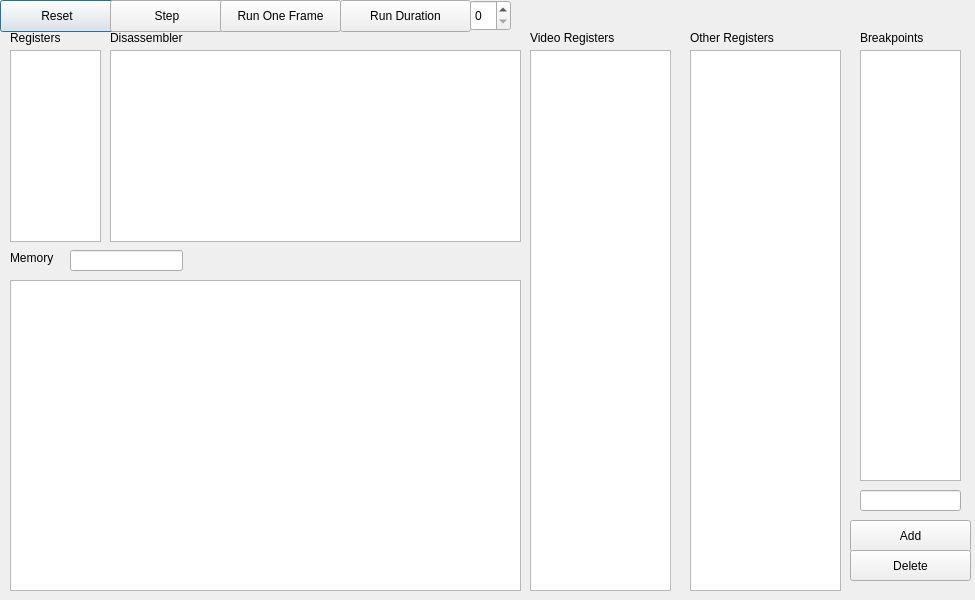
<?xml version="1.0" encoding="UTF-8"?>
<ui version="4.0">
 <class>DebuggerWindow</class>
 <widget class="QDialog" name="DebuggerWindow">
  <property name="geometry">
   <rect>
    <x>0</x>
    <y>0</y>
    <width>975</width>
    <height>600</height>
   </rect>
  </property>
  <property name="minimumSize">
   <size>
    <width>975</width>
    <height>600</height>
   </size>
  </property>
  <property name="maximumSize">
   <size>
    <width>975</width>
    <height>600</height>
   </size>
  </property>
  <property name="windowTitle">
   <string>Debugger</string>
  </property>
  <widget class="QPushButton" name="resetButton">
   <property name="geometry">
    <rect>
     <x>0</x>
     <y>0</y>
     <width>114</width>
     <height>32</height>
    </rect>
   </property>
   <property name="text">
    <string>Reset</string>
   </property>
  </widget>
  <widget class="QPushButton" name="stepButton">
   <property name="geometry">
    <rect>
     <x>110</x>
     <y>0</y>
     <width>114</width>
     <height>32</height>
    </rect>
   </property>
   <property name="text">
    <string>Step</string>
   </property>
  </widget>
  <widget class="QPushButton" name="runOneFrameButton">
   <property name="geometry">
    <rect>
     <x>220</x>
     <y>0</y>
     <width>121</width>
     <height>32</height>
    </rect>
   </property>
   <property name="text">
    <string>Run One Frame</string>
   </property>
  </widget>
  <widget class="QPushButton" name="runDurationButton">
   <property name="geometry">
    <rect>
     <x>340</x>
     <y>0</y>
     <width>131</width>
     <height>32</height>
    </rect>
   </property>
   <property name="text">
    <string>Run Duration</string>
   </property>
  </widget>
  <widget class="QLineEdit" name="memoryLineEdit">
   <property name="geometry">
    <rect>
     <x>70</x>
     <y>250</y>
     <width>113</width>
     <height>21</height>
    </rect>
   </property>
  </widget>
  <widget class="QLabel" name="memoryLabel">
   <property name="geometry">
    <rect>
     <x>10</x>
     <y>250</y>
     <width>60</width>
     <height>16</height>
    </rect>
   </property>
   <property name="text">
    <string>Memory</string>
   </property>
  </widget>
  <widget class="QLabel" name="registersLabel">
   <property name="geometry">
    <rect>
     <x>10</x>
     <y>30</y>
     <width>60</width>
     <height>16</height>
    </rect>
   </property>
   <property name="text">
    <string>Registers</string>
   </property>
  </widget>
  <widget class="QLabel" name="disassemblerLabel">
   <property name="geometry">
    <rect>
     <x>110</x>
     <y>30</y>
     <width>91</width>
     <height>16</height>
    </rect>
   </property>
   <property name="text">
    <string>Disassembler</string>
   </property>
  </widget>
  <widget class="QLabel" name="videoRegistersLabel">
   <property name="geometry">
    <rect>
     <x>530</x>
     <y>30</y>
     <width>101</width>
     <height>16</height>
    </rect>
   </property>
   <property name="text">
    <string>Video Registers</string>
   </property>
  </widget>
  <widget class="QLabel" name="otherRegisterslabel">
   <property name="geometry">
    <rect>
     <x>690</x>
     <y>30</y>
     <width>101</width>
     <height>16</height>
    </rect>
   </property>
   <property name="text">
    <string>Other Registers</string>
   </property>
  </widget>
  <widget class="QTableWidget" name="memoryWidget">
   <property name="geometry">
    <rect>
     <x>10</x>
     <y>280</y>
     <width>511</width>
     <height>311</height>
    </rect>
   </property>
  </widget>
  <widget class="QTableWidget" name="disassemblerWidget">
   <property name="geometry">
    <rect>
     <x>110</x>
     <y>50</y>
     <width>411</width>
     <height>192</height>
    </rect>
   </property>
  </widget>
  <widget class="QTableWidget" name="registersWidget">
   <property name="geometry">
    <rect>
     <x>10</x>
     <y>50</y>
     <width>91</width>
     <height>192</height>
    </rect>
   </property>
  </widget>
  <widget class="QTableWidget" name="videoRegistersWidget">
   <property name="geometry">
    <rect>
     <x>530</x>
     <y>50</y>
     <width>141</width>
     <height>541</height>
    </rect>
   </property>
  </widget>
  <widget class="QTableWidget" name="otherRegistersWidget">
   <property name="geometry">
    <rect>
     <x>690</x>
     <y>50</y>
     <width>151</width>
     <height>541</height>
    </rect>
   </property>
  </widget>
  <widget class="QListWidget" name="breakpointsWidget">
   <property name="geometry">
    <rect>
     <x>860</x>
     <y>50</y>
     <width>101</width>
     <height>431</height>
    </rect>
   </property>
  </widget>
  <widget class="QLineEdit" name="breakpointsEdit">
   <property name="geometry">
    <rect>
     <x>860</x>
     <y>490</y>
     <width>101</width>
     <height>21</height>
    </rect>
   </property>
  </widget>
  <widget class="QPushButton" name="addBreakpointButton">
   <property name="geometry">
    <rect>
     <x>850</x>
     <y>520</y>
     <width>121</width>
     <height>32</height>
    </rect>
   </property>
   <property name="text">
    <string>Add</string>
   </property>
  </widget>
  <widget class="QPushButton" name="deleteBreakpointButton">
   <property name="geometry">
    <rect>
     <x>850</x>
     <y>550</y>
     <width>121</width>
     <height>31</height>
    </rect>
   </property>
   <property name="text">
    <string>Delete</string>
   </property>
  </widget>
  <widget class="QLabel" name="breakpointsLabel">
   <property name="geometry">
    <rect>
     <x>860</x>
     <y>30</y>
     <width>81</width>
     <height>16</height>
    </rect>
   </property>
   <property name="text">
    <string>Breakpoints</string>
   </property>
  </widget>
  <widget class="QSpinBox" name="runDurationSpinBox">
   <property name="geometry">
    <rect>
     <x>470</x>
     <y>0</y>
     <width>41</width>
     <height>31</height>
    </rect>
   </property>
  </widget>
 </widget>
 <resources/>
 <connections/>
</ui>
